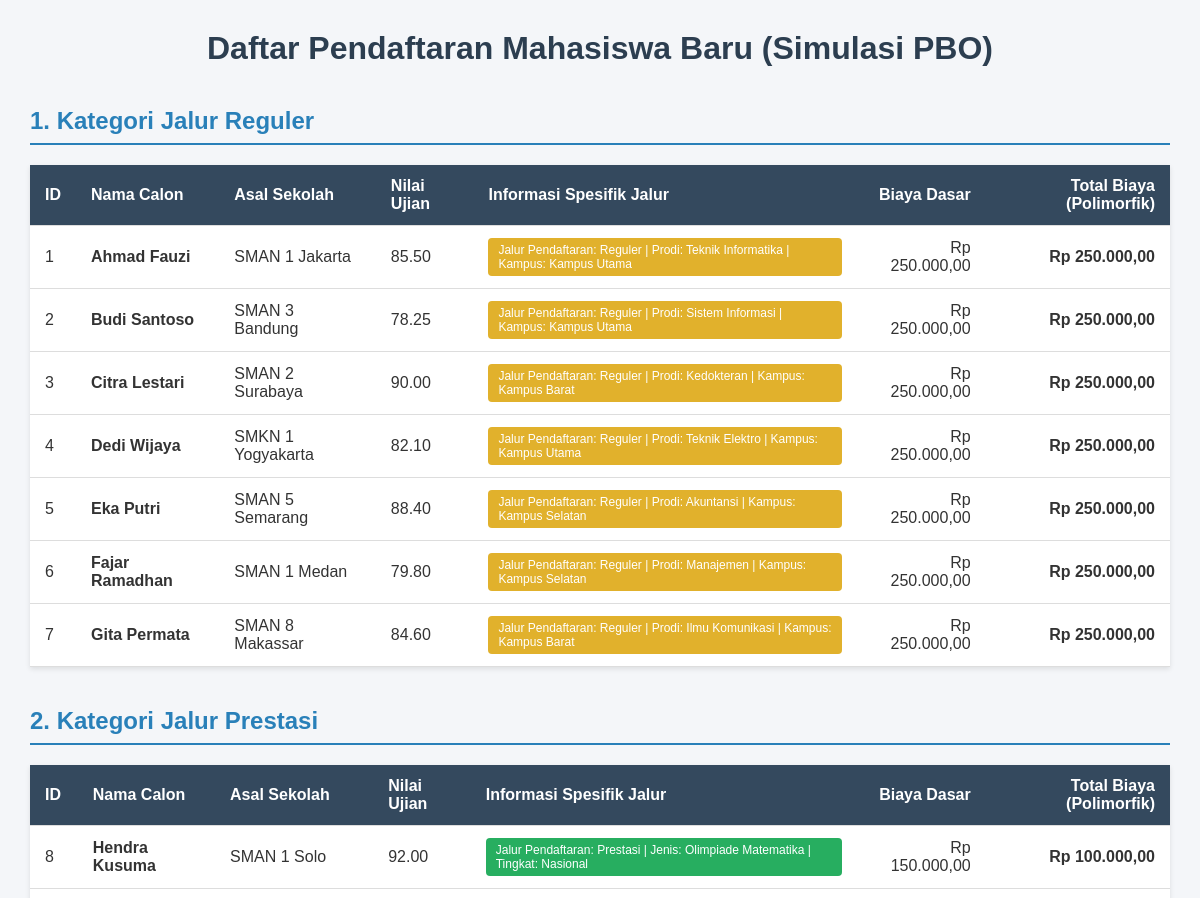
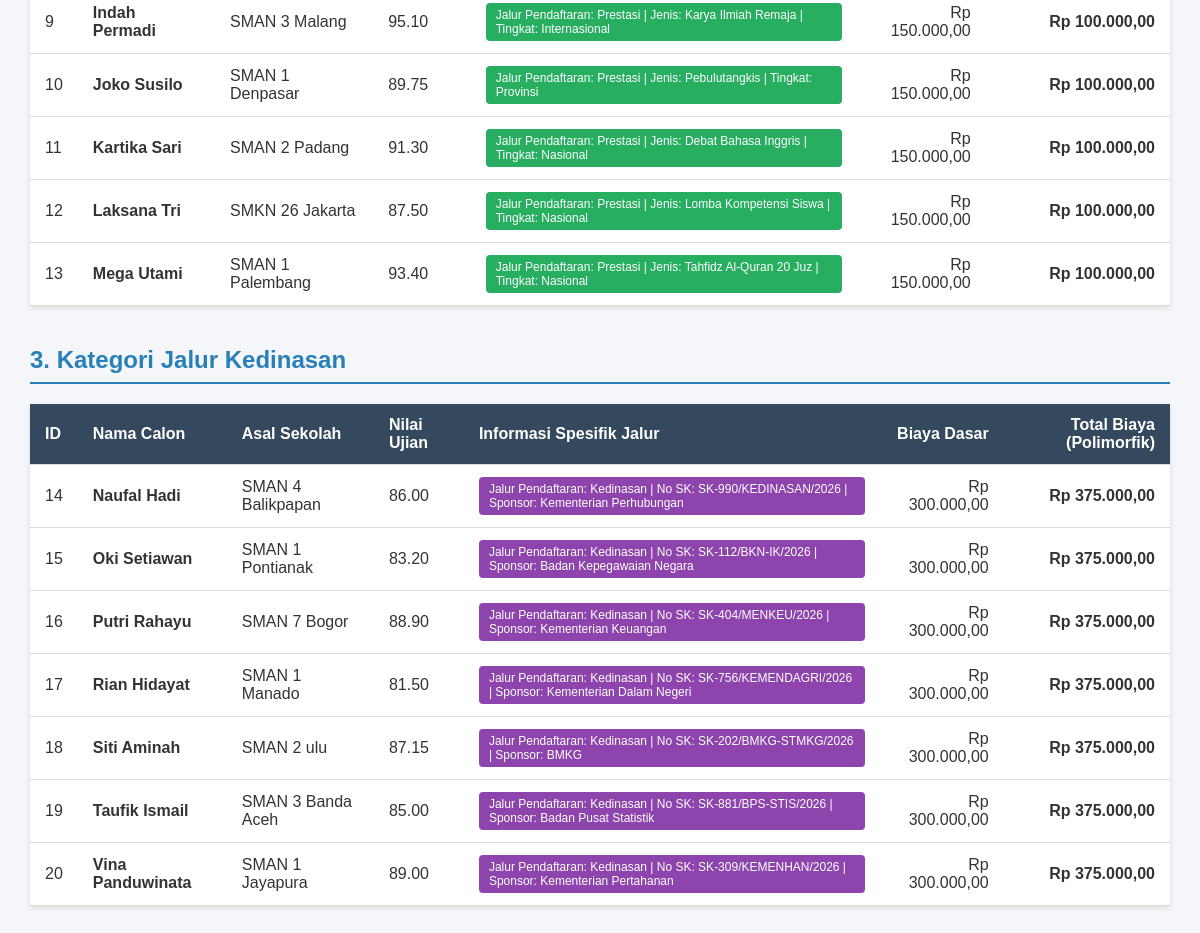
The page / on the database its author committed (2 pictures, top to bottom).
### tables this page shows
CREATE TABLE `tabel_pendaftaran` (
  `id_pendaftaran` int NOT NULL,
  `nama_calon` varchar(100) NOT NULL,
  `asal_sekolah` varchar(100) NOT NULL,
  `nilai_ujian` decimal(5,2) NOT NULL,
  `biaya_pendaftaran_dasar` decimal(10,2) NOT NULL,
  `jalur_pendaftaran` enum('Reguler','Prestasi','Kedinasan') NOT NULL,
  `pilihan_prodi` varchar(50) DEFAULT NULL,
  `lokasi_kampus` varchar(50) DEFAULT NULL,
  `jenis_prestasi` varchar(50) DEFAULT NULL,
  `tingkat_prestasi` varchar(30) DEFAULT NULL,
  `sk_ikatan_dinas` varchar(50) DEFAULT NULL,
  `instansi_sponsor` varchar(100) DEFAULT NULL
);

### PendaftaranReguler.php (called while the page is built, shortened)
<?php
require_once 'Pendaftaran.php';
class PendaftaranReguler extends Pendaftaran {
    private $pilihanProdi;
    private $lokasiKampus;
    public function __construct($id_pendaftaran, $nama_calon, $asal_sekolah, $nilai_ujian, $biayaPendaftaranDasar, $pilihanProdi, $lokasiKampus) {
        $this->pilihanProdi = $pilihanProdi;
        $this->lokasiKampus = $lokasiKampus;
    }
    public function hitungTotalBiaya() {
        return $this->biayaPendaftaranDasar;
    }
    public function tampilkanInfoJalur() {
        return "Jalur Pendaftaran: Reguler | Prodi: " . $this->pilihanProdi . " | Kampus: " . $this->lokasiKampus;
    }
    public static function getDaftarReguler($db) {
        $query = "SELECT id_pendaftaran, nama_calon, asal_sekolah, nilai_ujian, biaya_pendaftaran_dasar, pilihan_prodi, lokasi_kampus
                  FROM tabel_pendaftaran WHERE jalur_pendaftaran = 'Reguler'";
        $stmt = $db->prepare($query);
        $stmt->execute();
        $daftarReguler = [];
        while ($row = $stmt->fetch(PDO::FETCH_ASSOC)) {
            $daftarReguler[] = new PendaftaranReguler(
                $row['id_pendaftaran'],
                $row['nama_calon'],
                $row['asal_sekolah'],
                $row['nilai_ujian'],
                $row['biaya_pendaftaran_dasar'],
                $row['pilihan_prodi'],
                $row['lokasi_kampus']
            );
        }
        return $daftarReguler;
    }
}

### pendaftaran.php (called while the page is built, shortened)
<?php
abstract class Pendaftaran {
    protected $id_pendaftaran;
    protected $nama_calon;
    protected $asal_sekolah;
    protected $nilai_ujian;
    protected $biayaPendaftaranDasar;
    public function __construct($id_pendaftaran, $nama_calon, $asal_sekolah, $nilai_ujian, $biayaPendaftaranDasar) {
        $this->id_pendaftaran = $id_pendaftaran;
        $this->nama_calon = $nama_calon;
        $this->asal_sekolah = $asal_sekolah;
        $this->nilai_ujian = $nilai_ujian;
        $this->biayaPendaftaranDasar = $biayaPendaftaranDasar;
    }
    public function getIdPendaftaran() { return $this->id_pendaftaran; }
    public function getNamaCalon() { return $this->nama_calon; }
    public function getAsalSekolah() { return $this->asal_sekolah; }
    public function getNilaiUjian() { return $this->nilai_ujian; }
    public function getBiayaPendaftaranDasar() { return $this->biayaPendaftaranDasar; }
}

### PendaftaranPrestasi.php (called while the page is built, shortened)
<?php
require_once 'Pendaftaran.php';
class PendaftaranPrestasi extends Pendaftaran {
    private $jenisPrestasi;
    private $tingkatPrestasi;
    public function __construct($id_pendaftaran, $nama_calon, $asal_sekolah, $nilai_ujian, $biayaPendaftaranDasar, $jenisPrestasi, $tingkatPrestasi) {
        $this->jenisPrestasi = $jenisPrestasi;
        $this->tingkatPrestasi = $tingkatPrestasi;
    }
    public function hitungTotalBiaya() {
        return $this->biayaPendaftaranDasar - 50000;
    }
    public function tampilkanInfoJalur() {
        return "Jalur Pendaftaran: Prestasi | Jenis: " . $this->jenisPrestasi . " | Tingkat: " . $this->tingkatPrestasi;
    }
    public static function getDaftarPrestasi($db) {
        $query = "SELECT id_pendaftaran, nama_calon, asal_sekolah, nilai_ujian, biaya_pendaftaran_dasar, jenis_prestasi, tingkat_prestasi
                  FROM tabel_pendaftaran WHERE jalur_pendaftaran = 'Prestasi'";
        $stmt = $db->prepare($query);
        $stmt->execute();
        $daftarPrestasi = [];
        while ($row = $stmt->fetch(PDO::FETCH_ASSOC)) {
            $daftarPrestasi[] = new PendaftaranPrestasi(
                $row['id_pendaftaran'],
                $row['nama_calon'],
                $row['asal_sekolah'],
                $row['nilai_ujian'],
                $row['biaya_pendaftaran_dasar'],
                $row['jenis_prestasi'],
                $row['tingkat_prestasi']
            );
        }
        return $daftarPrestasi;
    }
}

### PendaftaranKedinasan.php (called while the page is built, shortened)
<?php
require_once 'Pendaftaran.php';
class PendaftaranKedinasan extends Pendaftaran {
    private $skIkatanDinas;
    private $instansiSponsor;
    public function __construct($id_pendaftaran, $nama_calon, $asal_sekolah, $nilai_ujian, $biayaPendaftaranDasar, $skIkatanDinas, $instansiSponsor) {
        $this->skIkatanDinas = $skIkatanDinas;
        $this->instansiSponsor = $instansiSponsor;
    }
    public function hitungTotalBiaya() {
        return $this->biayaPendaftaranDasar * 1.25;
    }
    public function tampilkanInfoJalur() {
        return "Jalur Pendaftaran: Kedinasan | No SK: " . $this->skIkatanDinas . " | Sponsor: " . $this->instansiSponsor;
    }
    public static function getDaftarKedinasan($db) {
        $query = "SELECT id_pendaftaran, nama_calon, asal_sekolah, nilai_ujian, biaya_pendaftaran_dasar, sk_ikatan_dinas, instansi_sponsor
                  FROM tabel_pendaftaran WHERE jalur_pendaftaran = 'Kedinasan'";
        $stmt = $db->prepare($query);
        $stmt->execute();
        $daftarKedinasan = [];
        while ($row = $stmt->fetch(PDO::FETCH_ASSOC)) {
            $daftarKedinasan[] = new PendaftaranKedinasan(
                $row['id_pendaftaran'],
                $row['nama_calon'],
                $row['asal_sekolah'],
                $row['nilai_ujian'],
                $row['biaya_pendaftaran_dasar'],
                $row['sk_ikatan_dinas'],
                $row['instansi_sponsor']
            );
        }
        return $daftarKedinasan;
    }
}

### index.php (the view, shortened to what this page needs)
<?php
require_once 'Pendaftaran.php';
require_once 'PendaftaranReguler.php';
require_once 'PendaftaranPrestasi.php';
require_once 'PendaftaranKedinasan.php';
$database = new Database();
$db = $database->getConnection();
$daftarReguler   = PendaftaranReguler::getDaftarReguler($db);
$daftarPrestasi  = PendaftaranPrestasi::getDaftarPrestasi($db);
$daftarKedinasan = PendaftaranKedinasan::getDaftarKedinasan($db);
?>
<!DOCTYPE html>
<html lang="id">
<head>
</head>
<body>
    <h1>Daftar Pendaftaran Mahasiswa Baru (Simulasi PBO)</h1>
    <h2>1. Kategori Jalur Reguler</h2>
    <table>
        <thead>
            <tr>
                <th>ID</th>
                <th>Nama Calon</th>
                <th>Asal Sekolah</th>
                <th>Nilai Ujian</th>
                <th>Informasi Spesifik Jalur</th>
                <th class="text-right">Biaya Dasar</th>
                <th class="text-right">Total Biaya (Polimorfik)</th>
            </tr>
        </thead>
        <tbody>
            <?php if (empty($daftarReguler)): ?>
                <tr><td colspan="7" style="text-align:center;">Tidak ada data.</td></tr>
            <?php else: ?>
                <?php foreach ($daftarReguler as $mhs): ?>
                    <tr>
                        <td><?= $mhs->getIdPendaftaran(); ?></td>
                        <td><strong><?= htmlspecialchars($mhs->getNamaCalon()); ?></strong></td>
                        <td><?= htmlspecialchars($mhs->getAsalSekolah()); ?></td>
                        <td><?= $mhs->getNilaiUjian(); ?></td>
                        <td><span class="badge"><?= htmlspecialchars($mhs->tampilkanInfoJalur()); ?></span></td>
                        <td class="text-right">Rp <?= number_format($mhs->getBiayaPendaftaranDasar(), 2, ',', '.'); ?></td>
                        <td class="text-right"><strong>Rp <?= number_format($mhs->hitungTotalBiaya(), 2, ',', '.'); ?></strong></td>
                    </tr>
                <?php endforeach; ?>
            <?php endif; ?>
        </tbody>
    </table>
    <h2>2. Kategori Jalur Prestasi</h2>
    <table>
        <thead>
            <tr>
                <th>ID</th>
                <th>Nama Calon</th>
                <th>Asal Sekolah</th>
                <th>Nilai Ujian</th>
                <th>Informasi Spesifik Jalur</th>
                <th class="text-right">Biaya Dasar</th>
                <th class="text-right">Total Biaya (Polimorfik)</th>
            </tr>
        </thead>
        <tbody>
            <?php if (empty($daftarPrestasi)): ?>
                <tr><td colspan="7" style="text-align:center;">Tidak ada data.</td></tr>
            <?php else: ?>
                <?php foreach ($daftarPrestasi as $mhs): ?>
                    <tr>
                        <td><?= $mhs->getIdPendaftaran(); ?></td>
                        <td><strong><?= htmlspecialchars($mhs->getNamaCalon()); ?></strong></td>
                        <td><?= htmlspecialchars($mhs->getAsalSekolah()); ?></td>
                        <td><?= $mhs->getNilaiUjian(); ?></td>
                        <td><span class="badge" style="background:#27ae60;"><?= htmlspecialchars($mhs->tampilkanInfoJalur()); ?></span></td>
                        <td class="text-right">Rp <?= number_format($mhs->getBiayaPendaftaranDasar(), 2, ',', '.'); ?></td>
                        <td class="text-right"><strong>Rp <?= number_format($mhs->hitungTotalBiaya(), 2, ',', '.'); ?></strong></td>
                    </tr>
                <?php endforeach; ?>
            <?php endif; ?>
        </tbody>
    </table>
    <h2>3. Kategori Jalur Kedinasan</h2>
    <table>
        <thead>
            <tr>
                <th>ID</th>
                <th>Nama Calon</th>
                <th>Asal Sekolah</th>
                <th>Nilai Ujian</th>
                <th>Informasi Spesifik Jalur</th>
                <th class="text-right">Biaya Dasar</th>
                <th class="text-right">Total Biaya (Polimorfik)</th>
            </tr>
        </thead>
        <tbody>
            <?php if (empty($daftarKedinasan)): ?>
                <tr><td colspan="7" style="text-align:center;">Tidak ada data.</td></tr>
            <?php else: ?>
                <?php foreach ($daftarKedinasan as $mhs): ?>
                    <tr>
                        <td><?= $mhs->getIdPendaftaran(); ?></td>
                        <td><strong><?= htmlspecialchars($mhs->getNamaCalon()); ?></strong></td>
                        <td><?= htmlspecialchars($mhs->getAsalSekolah()); ?></td>
                        <td><?= $mhs->getNilaiUjian(); ?></td>
                        <td><span class="badge" style="background:#8e44ad;"><?= htmlspecialchars($mhs->tampilkanInfoJalur()); ?></span></td>
                        <td class="text-right">Rp <?= number_format($mhs->getBiayaPendaftaranDasar(), 2, ',', '.'); ?></td>
                        <td class="text-right"><strong>Rp <?= number_format($mhs->hitungTotalBiaya(), 2, ',', '.'); ?></strong></td>
                    </tr>
                <?php endforeach; ?>
            <?php endif; ?>
        </tbody>
    </table>
</body>
</html>

### index.php (style rules this page uses)
body { font-family: Arial, sans-serif; margin: 30px; background-color: #f4f6f9; color: #333; }
h1 { text-align: center; color: #2c3e50; margin-bottom: 30px; }
h2 { color: #2980b9; border-bottom: 2px solid #2980b9; padding-bottom: 8px; margin-top: 40px; }
table { width: 100%; border-collapse: collapse; margin-top: 15px; background: #fff; box-shadow: 0 2px 5px rgba(0,0,0,0.1); }
th, td { padding: 12px 15px; text-align: left; border-bottom: 1px solid #ddd; }
th { background-color: #34495e; color: #fff; font-weight: bold; }
.text-right { text-align: right; }
.badge { display: inline-block; padding: 5px 10px; background: #e1b12c; color: #fff; border-radius: 4px; font-size: 12px; }

### rows shown on the page
tabel_pendaftaran: id_pendaftaran "1", nama_calon "Ahmad Fauzi", asal_sekolah "SMAN 1 Jakarta", nilai_ujian "85.50", $mhs->tampilkanInfoJalur() "Jalur Pendaftaran: Reguler | Prodi: Teknik Informatika | Kampus: Kampus Utama", biaya_pendaftaran_dasar "250.000,00"
tabel_pendaftaran: id_pendaftaran "2", nama_calon "Budi Santoso", asal_sekolah "SMAN 3 Bandung", nilai_ujian "78.25", $mhs->tampilkanInfoJalur() "Jalur Pendaftaran: Reguler | Prodi: Sistem Informasi | Kampus: Kampus Utama", biaya_pendaftaran_dasar "250.000,00"
tabel_pendaftaran: id_pendaftaran "3", nama_calon "Citra Lestari", asal_sekolah "SMAN 2 Surabaya", nilai_ujian "90.00", $mhs->tampilkanInfoJalur() "Jalur Pendaftaran: Reguler | Prodi: Kedokteran | Kampus: Kampus Barat", biaya_pendaftaran_dasar "250.000,00"
tabel_pendaftaran: id_pendaftaran "4", nama_calon "Dedi Wijaya", asal_sekolah "SMKN 1 Yogyakarta", nilai_ujian "82.10", $mhs->tampilkanInfoJalur() "Jalur Pendaftaran: Reguler | Prodi: Teknik Elektro | Kampus: Kampus Utama", biaya_pendaftaran_dasar "250.000,00"
tabel_pendaftaran: id_pendaftaran "5", nama_calon "Eka Putri", asal_sekolah "SMAN 5 Semarang", nilai_ujian "88.40", $mhs->tampilkanInfoJalur() "Jalur Pendaftaran: Reguler | Prodi: Akuntansi | Kampus: Kampus Selatan", biaya_pendaftaran_dasar "250.000,00"
tabel_pendaftaran: id_pendaftaran "6", nama_calon "Fajar Ramadhan", asal_sekolah "SMAN 1 Medan", nilai_ujian "79.80", $mhs->tampilkanInfoJalur() "Jalur Pendaftaran: Reguler | Prodi: Manajemen | Kampus: Kampus Selatan", biaya_pendaftaran_dasar "250.000,00"
tabel_pendaftaran: id_pendaftaran "7", nama_calon "Gita Permata", asal_sekolah "SMAN 8 Makassar", nilai_ujian "84.60", $mhs->tampilkanInfoJalur() "Jalur Pendaftaran: Reguler | Prodi: Ilmu Komunikasi | Kampus: Kampus Barat", biaya_pendaftaran_dasar "250.000,00"
tabel_pendaftaran: id_pendaftaran "8", nama_calon "Hendra Kusuma", asal_sekolah "SMAN 1 Solo", nilai_ujian "92.00", $mhs->tampilkanInfoJalur() "Jalur Pendaftaran: Prestasi | Jenis: Olimpiade Matematika | Tingkat: Nasional", biaya_pendaftaran_dasar "150.000,00", biaya_pendaftaran_dasar "100.000,00"
tabel_pendaftaran: id_pendaftaran "9", nama_calon "Indah Permadi", asal_sekolah "SMAN 3 Malang", nilai_ujian "95.10", $mhs->tampilkanInfoJalur() "Jalur Pendaftaran: Prestasi | Jenis: Karya Ilmiah Remaja | Tingkat: Internasional", biaya_pendaftaran_dasar "150.000,00", biaya_pendaftaran_dasar "100.000,00"
tabel_pendaftaran: id_pendaftaran "10", nama_calon "Joko Susilo", asal_sekolah "SMAN 1 Denpasar", nilai_ujian "89.75", $mhs->tampilkanInfoJalur() "Jalur Pendaftaran: Prestasi | Jenis: Pebulutangkis | Tingkat: Provinsi", biaya_pendaftaran_dasar "150.000,00", biaya_pendaftaran_dasar "100.000,00"
tabel_pendaftaran: id_pendaftaran "11", nama_calon "Kartika Sari", asal_sekolah "SMAN 2 Padang", nilai_ujian "91.30", $mhs->tampilkanInfoJalur() "Jalur Pendaftaran: Prestasi | Jenis: Debat Bahasa Inggris | Tingkat: Nasional", biaya_pendaftaran_dasar "150.000,00", biaya_pendaftaran_dasar "100.000,00"
tabel_pendaftaran: id_pendaftaran "12", nama_calon "Laksana Tri", asal_sekolah "SMKN 26 Jakarta", nilai_ujian "87.50", $mhs->tampilkanInfoJalur() "Jalur Pendaftaran: Prestasi | Jenis: Lomba Kompetensi Siswa | Tingkat: Nasional", biaya_pendaftaran_dasar "150.000,00", biaya_pendaftaran_dasar "100.000,00"
tabel_pendaftaran: id_pendaftaran "13", nama_calon "Mega Utami", asal_sekolah "SMAN 1 Palembang", nilai_ujian "93.40", $mhs->tampilkanInfoJalur() "Jalur Pendaftaran: Prestasi | Jenis: Tahfidz Al-Quran 20 Juz | Tingkat: Nasional", biaya_pendaftaran_dasar "150.000,00", biaya_pendaftaran_dasar "100.000,00"
tabel_pendaftaran: id_pendaftaran "14", nama_calon "Naufal Hadi", asal_sekolah "SMAN 4 Balikpapan", nilai_ujian "86.00", $mhs->tampilkanInfoJalur() "Jalur Pendaftaran: Kedinasan | No SK: SK-990/KEDINASAN/2026 | Sponsor: Kementerian Perhubungan", biaya_pendaftaran_dasar "300.000,00", biaya_pendaftaran_dasar "375.000,00"
tabel_pendaftaran: id_pendaftaran "15", nama_calon "Oki Setiawan", asal_sekolah "SMAN 1 Pontianak", nilai_ujian "83.20", $mhs->tampilkanInfoJalur() "Jalur Pendaftaran: Kedinasan | No SK: SK-112/BKN-IK/2026 | Sponsor: Badan Kepegawaian Negara", biaya_pendaftaran_dasar "300.000,00", biaya_pendaftaran_dasar "375.000,00"
tabel_pendaftaran: id_pendaftaran "16", nama_calon "Putri Rahayu", asal_sekolah "SMAN 7 Bogor", nilai_ujian "88.90", $mhs->tampilkanInfoJalur() "Jalur Pendaftaran: Kedinasan | No SK: SK-404/MENKEU/2026 | Sponsor: Kementerian Keuangan", biaya_pendaftaran_dasar "300.000,00", biaya_pendaftaran_dasar "375.000,00"
tabel_pendaftaran: id_pendaftaran "17", nama_calon "Rian Hidayat", asal_sekolah "SMAN 1 Manado", nilai_ujian "81.50", $mhs->tampilkanInfoJalur() "Jalur Pendaftaran: Kedinasan | No SK: SK-756/KEMENDAGRI/2026 | Sponsor: Kementerian Dalam Negeri", biaya_pendaftaran_dasar "300.000,00", biaya_pendaftaran_dasar "375.000,00"
tabel_pendaftaran: id_pendaftaran "18", nama_calon "Siti Aminah", asal_sekolah "SMAN 2 ulu", nilai_ujian "87.15", $mhs->tampilkanInfoJalur() "Jalur Pendaftaran: Kedinasan | No SK: SK-202/BMKG-STMKG/2026 | Sponsor: BMKG", biaya_pendaftaran_dasar "300.000,00", biaya_pendaftaran_dasar "375.000,00"
tabel_pendaftaran: id_pendaftaran "19", nama_calon "Taufik Ismail", asal_sekolah "SMAN 3 Banda Aceh", nilai_ujian "85.00", $mhs->tampilkanInfoJalur() "Jalur Pendaftaran: Kedinasan | No SK: SK-881/BPS-STIS/2026 | Sponsor: Badan Pusat Statistik", biaya_pendaftaran_dasar "300.000,00", biaya_pendaftaran_dasar "375.000,00"
tabel_pendaftaran: id_pendaftaran "20", nama_calon "Vina Panduwinata", asal_sekolah "SMAN 1 Jayapura", nilai_ujian "89.00", $mhs->tampilkanInfoJalur() "Jalur Pendaftaran: Kedinasan | No SK: SK-309/KEMENHAN/2026 | Sponsor: Kementerian Pertahanan", biaya_pendaftaran_dasar "300.000,00", biaya_pendaftaran_dasar "375.000,00"
